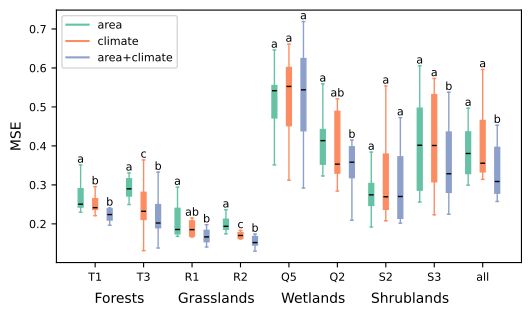

The Python source for this figure:
""""
Calculating MSE for the model on raw plots.
"""
import torch
import numpy as np
from pathlib import Path
import seaborn as sns
import matplotlib.pyplot as plt
import matplotlib.gridspec as gridspec
from sklearn.metrics import mean_squared_error
from src.plotting import boxplot_bypreds

import scipy.stats as stats

import sys
sys.path.append(str(Path(__file__).parent / Path("../../../scripts/")))
from cross_validate_parallel import Config, compile_training_data
from src.mlp import load_model_checkpoint
from src.dataset import scale_features_targets
from src.plotting import read_result
from sklearn.metrics import r2_score


def evaluate_residuals(gdf, checkpoint, fold, config):
    predictors = checkpoint["predictors"]
    test_partition = checkpoint["test_partition"][fold]
    feature_scaler = checkpoint["feature_scaler"][fold]
    target_scaler = checkpoint["target_scaler"][fold]
    gdf_test = gdf[gdf.partition.isin(test_partition)]
    X_test, y_test, _, _ = scale_features_targets(gdf_test, predictors, feature_scaler=feature_scaler,  target_scaler=target_scaler)
    log_area =  gdf_test["log_area"].values
    
    model_state = checkpoint["model_state_dict"][fold]
    model = load_model_checkpoint(model_state, predictors, layer_sizes=config.layer_sizes)
    with torch.no_grad():
        y = target_scaler.inverse_transform(model(X_test))
        y_test = target_scaler.inverse_transform(y_test)
        mse = mean_squared_error(y, y_test)
        print(f"MSE: {mse:.4f}")
        r2 = r2_score(y_test, y)
        print(f"R²: {r2:.4f}")
    return mse, r2

def evaluate_model_all_residuals(gdf, checkpoint, config):
    res = {}
    for scenario in ["area", "climate", "area+climate"]:
        print(f"Scenario: {scenario}")
        res[scenario] = {"mse": [], "r2":[]}
        for fold in range(len(checkpoint[scenario]["test_MSE"])):
            print(f"Fold: {fold}")
            scen = checkpoint[scenario]
            mse, r2 = evaluate_residuals(gdf, scen, fold, config)
            res[scenario]["mse"].append(mse)
            res[scenario]["r2"].append(r2)
            
        res[scenario]["mse"] = np.array(res[scenario]["mse"])
        res[scenario]["r2"] = np.array(res[scenario]["r2"])
            
    # Convert results directly to numpy arrays
    return res


if __name__ == "__main__":
    habitats = ["T1", "T3", "R1", "R2", "Q5", "Q2", "S2", "S3", "all"]
    # habitats = ["all"]
    seed = 2
    MODEL = "large"
    HASH = "a53390d" 
    path_results = Path(f"../../../scripts/results/cross_validate_parallel_dSRdA_weight_1e+00_seed_{seed}/checkpoint_{MODEL}_model_cross_validation_{HASH}.pth")    
    
    result_modelling = torch.load(path_results, map_location="cpu")
    config = result_modelling["config"]
    data = read_result(config.path_augmented_data)

    # Calculating MSE on subset of the data
    r2_dict = {}
    for hab in habitats:
        checkpoint = result_modelling[hab]
        gdf = compile_training_data(data, hab, config)
        gdf_test = gdf[gdf.megaplot_area < 1e4]
        # gdf_test = gdf
        post_crossval = evaluate_model_all_residuals(gdf_test, checkpoint, config)
        r2_dict[hab] = post_crossval
    
    # plotting results for test data
    fig = plt.figure(figsize=(6, 6))
    nclasses = len(list(post_crossval.keys()))
    gs = gridspec.GridSpec(2, 3, height_ratios=[1.5,1])
    
    # first axis
    ax1 = fig.add_subplot(gs[0, :])
    # ax1.set_ylim(0., 0.8)
    boxplot_bypreds(
        r2_dict,
        ax=ax1,
        spread=0.6,
        colormap="Set2",
        legend=True,
        xlab="",
        ylab="MSE",
        yscale="linear",
        yname="mse",
        habitats=habitats,
        predictors=["area", "climate", "area+climate"],
        widths=0.1,
    )

    label_l1 = ["Forests", "Grasslands", "Wetlands", "Shrublands"]
    for i,x in enumerate(np.arange(1, len(habitats), step=2)):
        ax1.text(x+0.5, -0.01, label_l1[i], ha='center', va='bottom', fontsize=10, color='black')
    
    fig.savefig(Path(__file__).stem, 
                transparent=True, 
                dpi=300,
                bbox_inches='tight')
    fig
    
